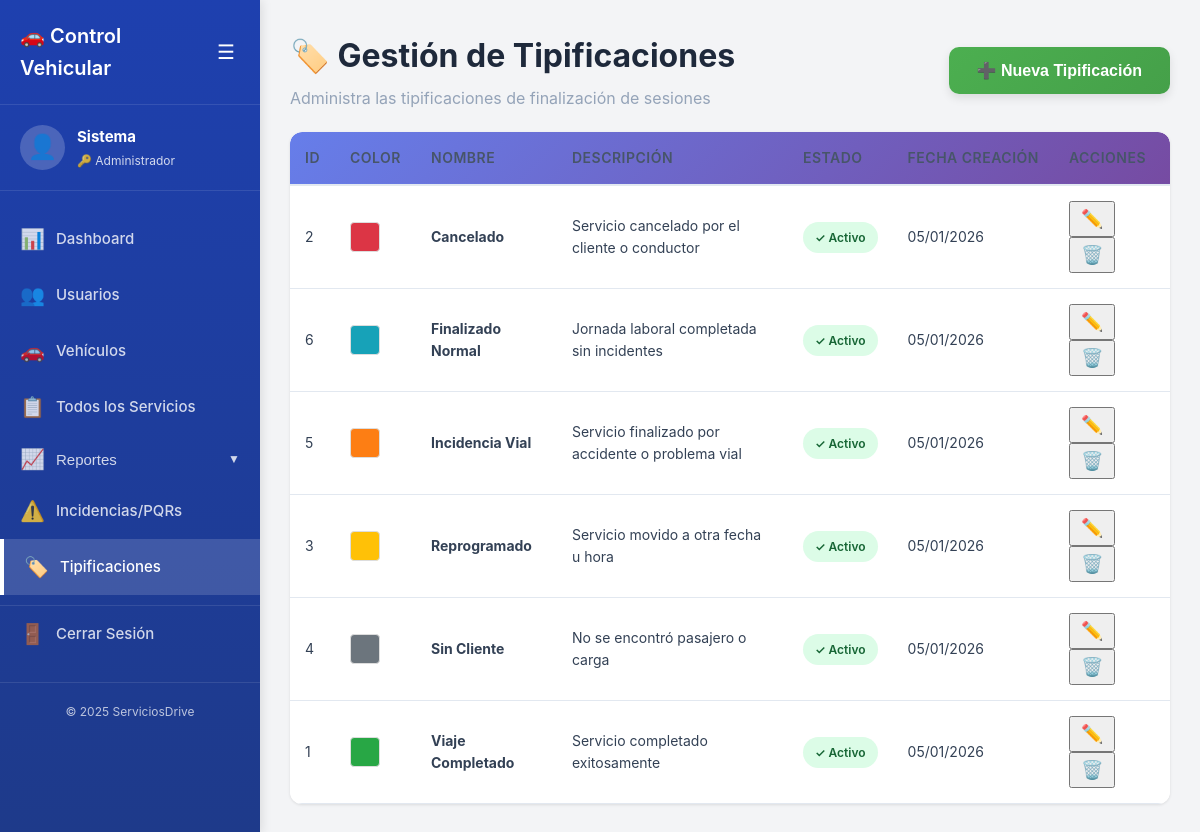
Page /admin/tipificaciones.php (signed in) on the committed database.
### tables this page shows
CREATE TABLE IF NOT EXISTS tipificaciones_sesion (
    id INT AUTO_INCREMENT PRIMARY KEY,
    nombre VARCHAR(100) NOT NULL UNIQUE,
    descripcion VARCHAR(255),
    color VARCHAR(7) DEFAULT '#6c757d' COMMENT 'Color en hexadecimal para UI',
    activo TINYINT(1) DEFAULT 1,
    fecha_creacion TIMESTAMP DEFAULT CURRENT_TIMESTAMP,
    fecha_actualizacion TIMESTAMP DEFAULT CURRENT_TIMESTAMP ON UPDATE CURRENT_TIMESTAMP,
    INDEX idx_activo (activo)
);

### config/Database.php (called while the page is built, shortened)
<?php
class Database {
    private static $instance = null;
    private $connection;
    private function __construct() {
        try {
            $dsn = "mysql:host=" . DB_HOST . ";port=" . DB_PORT . ";dbname=" . DB_NAME . ";charset=" . DB_CHARSET;
            $options = [
                PDO::ATTR_ERRMODE => PDO::ERRMODE_EXCEPTION,
                PDO::ATTR_DEFAULT_FETCH_MODE => PDO::FETCH_ASSOC,
                PDO::ATTR_EMULATE_PREPARES => false,
                PDO::ATTR_PERSISTENT => true
            ];
            $this->connection = new PDO($dsn, DB_USER, DB_PASS, $options);
        } catch (PDOException $e) {
            die("Error de conexión a la base de datos: " . $e->getMessage());
        }
    }
    public static function getInstance() {
        if (self::$instance === null) {
            self::$instance = new self();
        }
        return self::$instance;
    }
    public function getConnection() {
        return $this->connection;
    }
}

### app/models/TipificacionSesion.php (called while the page is built, shortened)
<?php
require_once __DIR__ . '/../../config/Database.php';
class TipificacionSesion {
    private $db;
    private $table = 'tipificaciones_sesion';
    public function __construct() {
        $this->db = Database::getInstance()->getConnection();
    }
    public function obtenerTodas($soloActivas = false) {
        try {
            $query = "SELECT * FROM {$this->table}";
            $query .= " ORDER BY nombre ASC";
            $stmt = $this->db->prepare($query);
            $stmt->execute();
            return $stmt->fetchAll();
        } catch (PDOException $e) {
            error_log("Error al obtener tipificaciones: " . $e->getMessage());
            return [];
        }
    }
}

### public/admin/tipificaciones.php (the view, shortened to what this page needs)
<?php
require_once __DIR__ . '/../../app/controllers/AuthController.php';
require_once __DIR__ . '/../../app/models/TipificacionSesion.php';
$tipificacionModel = new TipificacionSesion();
$tipificaciones = $tipificacionModel->obtenerTodas();
$nombreUsuario = $_SESSION['nombre_completo'] ?? 'Usuario';
?>
<!DOCTYPE html>
<html lang="es">
<head>
    <link rel="stylesheet" href="<?= APP_URL ?>/public/css/styles.css">
</head>
<body>
    <aside class="sidebar" id="sidebar">
        <div class="sidebar-header">
            <h2>🚗 Control Vehicular</h2>
            <button class="sidebar-toggle" id="sidebarToggle">
                <span>☰</span>
            </button>
        </div>
        <div class="sidebar-user">
            <div class="user-avatar">👤</div>
            <div class="user-info">
                <strong><?= htmlspecialchars($nombreUsuario) ?></strong>
                <small>🔑 Administrador</small>
            </div>
        </div>
        <nav class="sidebar-nav">
            <a href="<?= APP_URL ?>/public/dashboard.php" class="nav-link">
                <span class="nav-icon">📊</span>
                <span class="nav-text">Dashboard</span>
            </a>
            <a href="<?= APP_URL ?>/public/admin/usuarios.php" class="nav-link">
                <span class="nav-icon">👥</span>
                <span class="nav-text">Usuarios</span>
            </a>
            <a href="<?= APP_URL ?>/public/admin/vehiculos.php" class="nav-link">
                <span class="nav-icon">🚗</span>
                <span class="nav-text">Vehículos</span>
            </a>
            <a href="<?= APP_URL ?>/public/admin/servicios.php" class="nav-link">
                <span class="nav-icon">📋</span>
                <span class="nav-text">Todos los Servicios</span>
            </a>
            <div class="nav-dropdown">
                <button class="nav-dropdown-toggle" id="reportesToggle">
                    <span class="nav-icon">📈</span>
                    <span class="nav-text">Reportes</span>
                    <span class="nav-dropdown-arrow">▼</span>
                </button>
            </div>
            <a href="<?= APP_URL ?>/public/admin/incidencias.php" class="nav-link">
                <span class="nav-icon">⚠️</span>
                <span class="nav-text">Incidencias/PQRs</span>
            </a>
            <a href="<?= APP_URL ?>/public/admin/tipificaciones.php" class="nav-link active">
                <span class="nav-icon">🏷️</span>
                <span class="nav-text">Tipificaciones</span>
            </a>
            <a href="<?= APP_URL ?>/public/index.php?action=logout" class="nav-link nav-link-logout">
                <span class="nav-icon">🚪</span>
                <span class="nav-text">Cerrar Sesión</span>
            </a>
        </nav>
        <div class="sidebar-footer">
            <small>© 2025 ServiciosDrive</small>
        </div>
    </aside>
    <main class="main-content" id="mainContent">
        <div class="dashboard-header">
            <div>
                <h1>🏷️ Gestión de Tipificaciones</h1>
                <p class="text-muted">Administra las tipificaciones de finalización de sesiones</p>
            </div>
            <button class="btn btn-primary" onclick="location.href='<?= APP_URL ?>/public/admin/tipificaciones-form.php'">
                ➕ Nueva Tipificación
            </button>
        </div>
        <?php if (count($tipificaciones) > 0): ?>
            <div class="card">
                <div class="table-responsive">
                    <table class="data-table">
                        <thead>
                            <tr>
                                <th>ID</th>
                                <th>Color</th>
                                <th>Nombre</th>
                                <th>Descripción</th>
                                <th>Estado</th>
                                <th>Fecha Creación</th>
                                <th>Acciones</th>
                            </tr>
                        </thead>
                        <tbody>
                            <?php foreach ($tipificaciones as $tipificacion): ?>
                                <tr>
                                    <td><?= htmlspecialchars($tipificacion['id']) ?></td>
                                    <td>
                                        <div style="width: 30px; height: 30px; background-color: <?= htmlspecialchars($tipificacion['color']) ?>; border-radius: 4px; border: 1px solid #ddd;"></div>
                                    </td>
                                    <td><strong><?= htmlspecialchars($tipificacion['nombre']) ?></strong></td>
                                    <td><?= htmlspecialchars($tipificacion['descripcion'] ?? '-') ?></td>
                                    <td>
                                        <span class="badge <?= $tipificacion['activo'] ? 'badge-success' : 'badge-danger' ?>">
                                            <?= $tipificacion['activo'] ? '✓ Activo' : '✗ Inactivo' ?>
                                        </span>
                                    </td>
                                    <td><?= date('d/m/Y', strtotime($tipificacion['fecha_creacion'])) ?></td>
                                    <td class="table-actions">
                                        <button class="btn-icon btn-edit"
                                                onclick="location.href='<?= APP_URL ?>/public/admin/tipificaciones-form.php?id=<?= $tipificacion['id'] ?>'"
                                                title="Editar">
                                            ✏️
                                        </button>
                                        <button class="btn-icon btn-delete"
                                                onclick="eliminarTipificacion(<?= $tipificacion['id'] ?>, '<?= htmlspecialchars($tipificacion['nombre']) ?>')"
                                                title="Eliminar">
                                            🗑️
                                        </button>
                                    </td>
                                </tr>
                            <?php endforeach; ?>
                        </tbody>
                    </table>
                </div>
            </div>
        <?php endif; ?>
    </main>
</body>
</html>

### rows in the picture
tipificaciones_sesion: id "2", nombre "Cancelado", descripcion "Servicio cancelado por el cliente o conductor", activo "✓ Activo", fecha_creacion "05/01/2026"
tipificaciones_sesion: id "6", nombre "Finalizado Normal", descripcion "Jornada laboral completada sin incidentes", activo "✓ Activo", fecha_creacion "05/01/2026"
tipificaciones_sesion: id "5", nombre "Incidencia Vial", descripcion "Servicio finalizado por accidente o problema vial", activo "✓ Activo", fecha_creacion "05/01/2026"
tipificaciones_sesion: id "3", nombre "Reprogramado", descripcion "Servicio movido a otra fecha u hora", activo "✓ Activo", fecha_creacion "05/01/2026"
tipificaciones_sesion: id "4", nombre "Sin Cliente", descripcion "No se encontró pasajero o carga", activo "✓ Activo", fecha_creacion "05/01/2026"
tipificaciones_sesion: id "1", nombre "Viaje Completado", descripcion "Servicio completado exitosamente", activo "✓ Activo", fecha_creacion "05/01/2026"

### other values in the picture
$nombreUsuario "Sistema"
